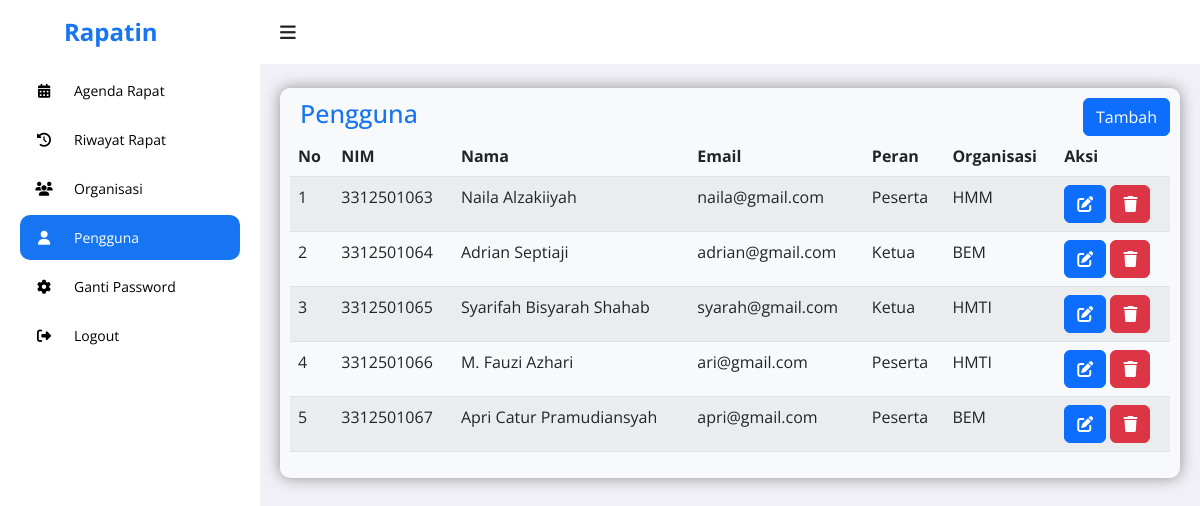
The app's page /admin/manage_user.php (signed in), older data.
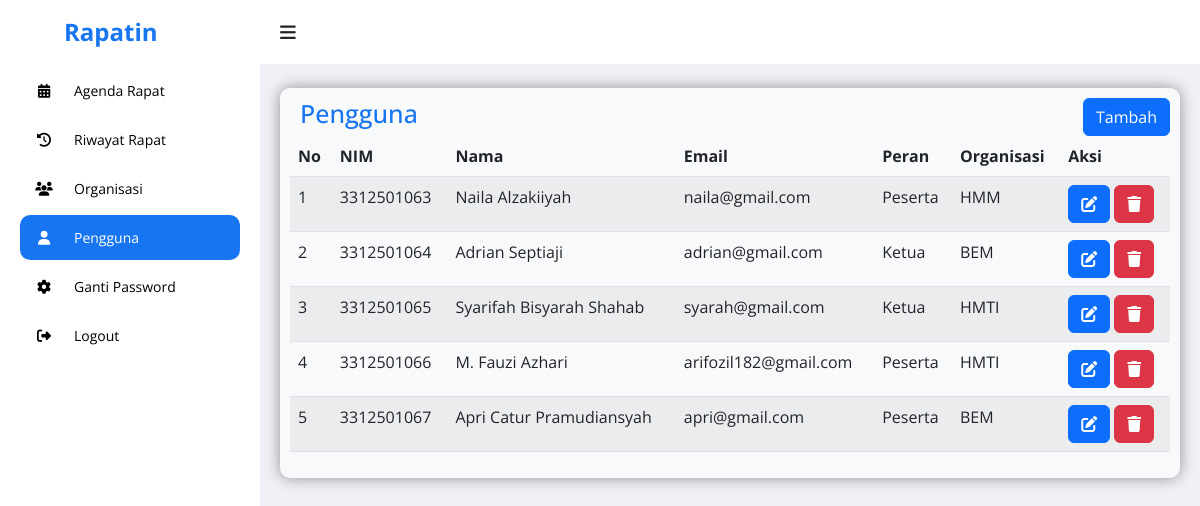
The same page, newer data.
### tables this page shows
CREATE TABLE `users` (
  `id_user` int NOT NULL,
  `nim` varchar(20) NOT NULL,
  `nama_lengkap` varchar(255) NOT NULL,
  `email` varchar(255) NOT NULL,
  `password` varchar(255) NOT NULL,
  `role` enum('Ketua','Peserta') NOT NULL,
  `organisasi_id` int DEFAULT NULL
);

CREATE TABLE `organisasi` (
  `id_organisasi` int NOT NULL,
  `nama_organisasi` varchar(255) NOT NULL
);

### admin/manage_user.php (the view, shortened to what this page needs)
<?php
include '../php/koneksi.php';
$sql = "SELECT u.id_user, u.nim, u.nama_lengkap, u.email, u.role, u.organisasi_id, o.nama_organisasi
        FROM users u
        LEFT JOIN organisasi o ON u.organisasi_id = o.id_organisasi
        ORDER BY u.nim ASC";
$result = $koneksi->query($sql);
$users = [];
if ($result->num_rows > 0) {
    while($row = $result->fetch_assoc()) {
        $users[] = $row;
    }
}
?>
<!DOCTYPE html>
<html lang="en">
<head>
	<link rel="stylesheet" href="https://cdnjs.cloudflare.com/ajax/libs/font-awesome/6.4.0/css/all.min.css">
	<link rel="stylesheet" href="https://cdn.jsdelivr.net/npm/bootstrap@5.2.3/dist/css/bootstrap.min.css">
	<link rel="stylesheet" href="https://cdn.datatables.net/2.3.4/css/dataTables.bootstrap5.css">
	<link rel="stylesheet" href="https://unpkg.com/aos@next/dist/aos.css" />
	<link rel="stylesheet" href="https://cdn.datatables.net/responsive/2.3.4/css/responsive.bootstrap5.min.css">
	<link rel="stylesheet" href="../assets/admin.css">
</head>
<body>
	<section id="sidebar">
		<a href="../landing/index.php" data-aos="fade-down" class="logo ps-3"><i class='ps-5'></i> Rapatin</a>
		<ul class="side-menu" data-aos="fade-right">
			<li><a href="agenda.php"><i class="fa-solid fa-calendar-days icon"></i> Agenda Rapat</a></li>
			<li><a href="riwayat.php"><i class="fa-solid fa-clock-rotate-left icon"></i> Riwayat Rapat</a></li>
			<li><a href="organisasi.php"><i class="fa-solid fa-users icon"></i> Organisasi</a></li>
			<li><a href="manage_user.php" class="active"><i class="fa-solid fa-user icon"></i> Pengguna</a></li>
			<li><a href="pengaturan.php"><i class="fa-solid fa-gear icon"></i> Ganti Password</a></li>
			<li><a href="logout.php"><i class="fa-solid fa-right-from-bracket icon"></i> Logout</a></li>
		</ul>
	</section>
	<section id="content">
		<nav class="atas">
			<i data-aos="fade-right" class='fa-solid fa-bars toggle-sidebar' ></i>
		</nav>
		<main>
			<div data-aos="fade-down" class="rapat bg-light">
				<div class="tableheader">
					<h2>Pengguna</h2>
					<button type="button" class="btn btn-primary tambah" data-bs-toggle="modal" data-bs-target="#tambahModal">Tambah</button>
				</div>
				<table id="example" class="table table-striped">
        			<thead>
        			    <tr>
        			        <th>No</th>
        			        <th>NIM</th>
        			        <th>Nama</th>
        			        <th>Email</th>
        			        <th>Peran</th>
        			        <th>Organisasi</th>
        			        <th>Aksi</th>
        			    </tr>
        			</thead>
        			<tbody>
        			    <?php $no = 1; foreach ($users as $user): ?>
                        <tr>
                            <td><?= $no++ ?></td>
                            <td><?= htmlspecialchars($user['nim']) ?></td>
                            <td><?= htmlspecialchars($user['nama_lengkap']) ?></td>
                            <td><?= htmlspecialchars($user['email']) ?></td>
                            <td><?= htmlspecialchars($user['role']) ?></td>
                            <td><?= htmlspecialchars($user['nama_organisasi'] ?? '-') ?></td>
                            <td>
                                <button
                                    type="button"
                                    class="btn btn-primary aksi edit-btn"
                                    data-bs-toggle="modal"
                                    data-bs-target="#editModal"
                                    data-id="<?= $user['id_user'] ?>"
                                    data-nim="<?= $user['nim'] ?>"
                                    data-nama="<?= htmlspecialchars($user['nama_lengkap']) ?>"
                                    data-email="<?= htmlspecialchars($user['email']) ?>"
                                    data-role="<?= $user['role'] ?>"
                                    data-organisasi="<?= $user['organisasi_id'] ?>">
                                    <i class="fa-solid fa-pen-to-square"></i>
                                </button>
                                <button
                                    type="button"
                                    class="btn btn-danger aksi delete-btn"
                                    data-bs-toggle="modal"
                                    data-bs-target="#deletemodal"
                                    data-id="<?= $user['id_user'] ?>"
                                    data-nama="<?= htmlspecialchars($user['nama_lengkap']) ?>"
                                >
                                    <i class="fa-solid fa-trash"></i>
                                </button>
                            </td>
                        </tr>
                        <?php endforeach; ?>
        			</tbody>
    			</table>
			</div>
		</main>
	</section>
</body>
</html>

Row changes from the older to the newer data that the page shows:
changed users "M. Fauzi Azhari": email "ari@gmail.com" → "arifozil182@gmail.com"
